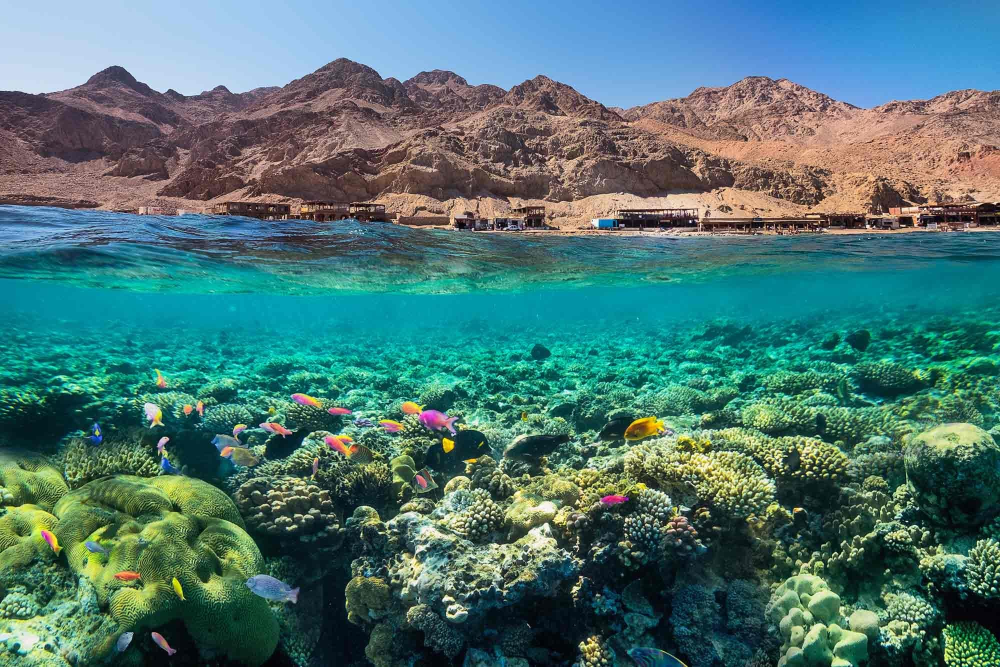
#> input picture Red_Sea.jpg, 2000 x 1334 px (shown at 1/2 size)
$ jupyter execute Image_Processing_Lab5.ipynb   (older library calls are emulated)
#> lines starting #> are read from the running program, lines starting #| are printed output that depends on the picture
Ali Hisham AlJamed 2240005868 7MA1 / MA01

Procedural steps (Tasks):

[cell 1]
import cv2
import numpy as np
import matplotlib.pyplot as plt
# Read the image

image = cv2.imread('Red_Sea.jpg')
#> image is the input picture: shape (1334, 2000, 3); mean B, G, R 114.2, 117.4, 76.7
image = cv2.cvtColor(image, cv2.COLOR_BGR2RGB) # Convert from BGR to RGB

# Gaussian sigma

sigma=2

#parameter

amount=1.5

# Convert image to float32 for processing

image_float = image.astype(np.float32) / 255.0

# Apply Gaussian blur

blurred = cv2.GaussianBlur(image_float, (0, 0), sigmaX=sigma,sigmaY=sigma)

# Perform Unsharp Masking

sharpened = np.clip(image_float + amount * (image_float - blurred), 0,1)

# Plot original, blurred, and sharpened images

fig, ax = plt.subplots(1, 3, figsize=(15, 5))
ax[0].imshow(image)
ax[0].set_title("Original Image")
ax[0].axis("off")
ax[1].imshow(blurred)
ax[1].set_title("Blurred Image")
ax[1].axis("off")
ax[2].imshow(sharpened)
ax[2].set_title("Sharpened (Unsharp Masking)")
ax[2].axis("off")
plt.show()
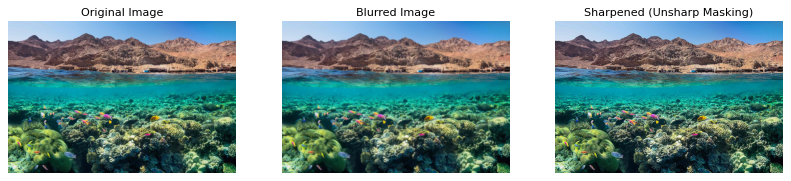
#> figure drawn by matplotlib, 3 panels

Assessment Tasks:

[cell 2]
import cv2
import numpy as np
import matplotlib.pyplot as plt

# Read the image
image = cv2.imread('Red_Sea.jpg')
image = cv2.cvtColor(image, cv2.COLOR_BGR2RGB)  # Convert from BGR to RGB

# Convert image to float32 for processing
image_float = image.astype(np.float32) / 255.0

# Task 1: 7x7 box filter
kernel_box = np.ones((7, 7), np.float32) / (7 * 7)   # each weight = 1/49
box_smoothed = cv2.filter2D(image_float, -1, kernel_box)
# (equivalent: cv2.blur(image_float, (7, 7)))

fig, ax = plt.subplots(1, 2, figsize=(10, 5))
ax[0].imshow(image)
ax[0].set_title("Original Image")
ax[0].axis("off")
ax[1].imshow(np.clip(box_smoothed, 0, 1))
ax[1].set_title("7x7 Box Filter")
ax[1].axis("off")
plt.show()
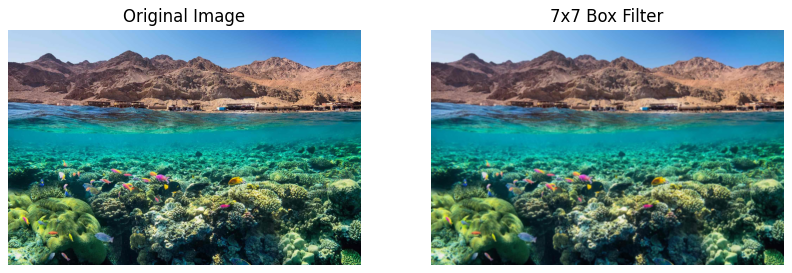
#> figure drawn by matplotlib, 2 panels

# Task 2: 5x5 and 21x21 Gaussian filters
# sigma = 0 lets OpenCV compute sigma from the kernel size
gauss_5 = cv2.GaussianBlur(image_float, (5, 5), 0)
gauss_21 = cv2.GaussianBlur(image_float, (21, 21), 0)
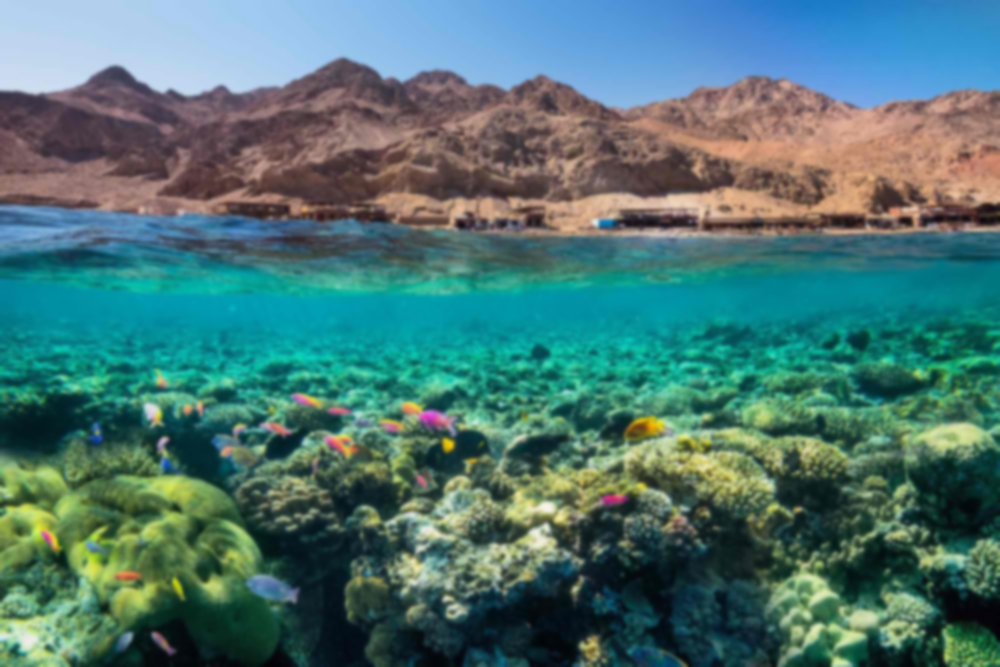
#> gauss_21: shape (1334, 2000, 3) float32 (shown at 1/2 size); mean R, G, B 0.3, 0.46, 0.448

fig, ax = plt.subplots(1, 3, figsize=(15, 5))
ax[0].imshow(image)
ax[0].set_title("Original Image")
ax[0].axis("off")
ax[1].imshow(gauss_5)
ax[1].set_title("Gaussian 5x5")
ax[1].axis("off")
ax[2].imshow(gauss_21)
ax[2].set_title("Gaussian 21x21")
ax[2].axis("off")
plt.show()

# Task 3: 3x3 Laplacian sharpening
# ksize=1 -> the classic 3x3 kernel [[0,1,0],[1,-4,1],[0,1,0]]
laplacian = cv2.Laplacian(image_float, cv2.CV_32F, ksize=1)
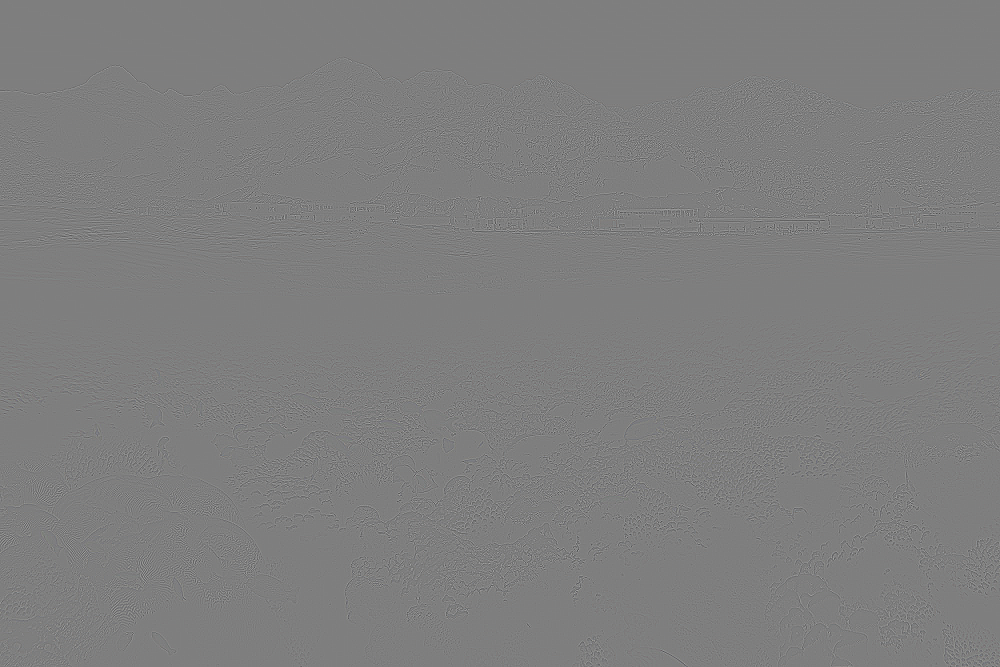
#> laplacian: shape (1334, 2000, 3) float32 (shown at 1/2 size); mean R, G, B 4.34e-06, 4.53e-06, 3.45e-06; drawn with min black and max white

# Sharpen: subtract the Laplacian (center coefficient is negative)
sharpened_lap = np.clip(image_float - laplacian, 0, 1)

# Laplacian has negative values, so rescale to [0,1] just for display
lap_display = (laplacian - laplacian.min()) / (laplacian.max() - laplacian.min())

fig, ax = plt.subplots(1, 3, figsize=(15, 5))
ax[0].imshow(image)
ax[0].set_title("Original Image")
ax[0].axis("off")
ax[1].imshow(lap_display)
ax[1].set_title("Laplacian (rescaled for display)")
ax[1].axis("off")
ax[2].imshow(sharpened_lap)
ax[2].set_title("Sharpened (Laplacian)")
ax[2].axis("off")
plt.show()
